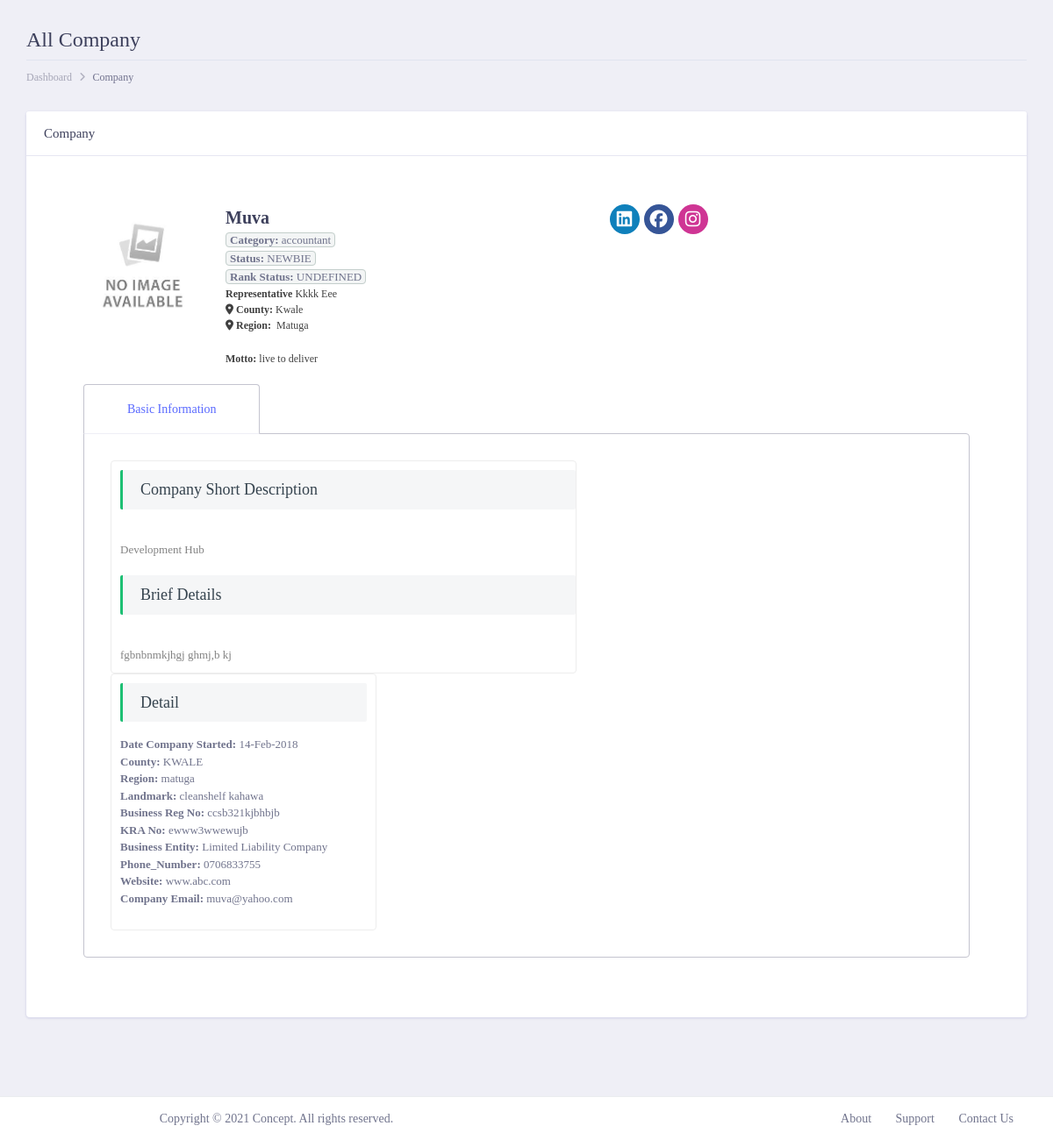
/lmladmin/companydetails/15/ (signed in), run on the app's committed database.
### lmlappadmin/models.py (models this page shows, shortened)
class Company(get_user_model()):
    logo = models.ImageField(max_length=200, upload_to='employerlogo', default='noimage.jpg', null=True, blank=True)
    regpayment = models.ForeignKey(CompanyRegistrationPayment, on_delete=models.SET_NULL, null=True)
    category = models.ForeignKey(Category, on_delete=models.SET_NULL, null=True)
    company_name = models.CharField(max_length=200, null=False, blank=False)
    phone_number = models.CharField(max_length=200, null=False, blank=False, default='0700000000')
    county = models.ForeignKey(County, on_delete=models.SET_NULL, null=True)
    region = models.ForeignKey(Region, on_delete=models.SET_NULL, null=True)
    landmark = models.CharField(max_length=100, null=False, blank=False)
    company_motto = models.CharField(max_length=100, null=False, blank=False)
    brief_details = models.TextField()
    bizness_entity_type = models.CharField(max_length=100, null=False, blank=False)
    date_created = models.DateField(default=datetime.datetime.now, null=False, blank=False)
    description = models.TextField()
    website = models.CharField(max_length=100, null=True, blank=True)
    company_email = models.CharField(max_length=100, null=False, blank=False)
    kra_number = models.CharField(max_length=100, null=False, blank=False)
    alphanumeric = RegexValidator(r'^[0-9a-zA-Z]*$', 'Only alphanumeric characters are allowed.')
    bussiness_reg_no = models.CharField(max_length=100, null=True, blank=True, unique=True, validators=[alphanumeric])
    created_at = models.DateTimeField(auto_now_add=True)
    updated_at = models.DateTimeField(auto_now=True)
    COMPANY_STATUS = {
        ('NEWBIE', 'Newbie'),
        ('REGISTERED_CONFIRMED', 'Registerd_confirmed'),
        ('DEACTIVATED', 'Deactivated'),
    }
    status = models.CharField(choices=COMPANY_STATUS, default='NEWBIE', max_length=200, null=False, blank=False)
    RANK_STATUS = {
        ('UNDEFINED', 'Undefined'),
        ('BASIC', 'Basic'),
        ('PREMIUM', 'Premium'),
        ('ULTIMATE', 'Ultimate'),
        ('PRO_BASIC', 'Pro_basic'),
        ('PRO_ULTIMATE', 'Pro_ultimate'),
        ('PLATINUM', 'Platinum'),
    }
    rank_status = models.CharField(choices=RANK_STATUS, default='UNDEFINED', max_length=200, null=False, blank=False)
    class Meta:
        verbose_name = 'Employer'
        verbose_name_plural = 'Employers'

class Category(models.Model):
    category = models.CharField(max_length=200, null=False, blank=False)
    c_parent = models.ForeignKey('Category', related_name='job_category', on_delete=models.CASCADE, max_length=200,
                                 null=True, blank=True)
    created_at = models.DateTimeField(auto_now_add=True)
    updated_at = models.DateTimeField(auto_now=True)

class County(models.Model):
    county_number = models.IntegerField(null=False, blank=False)
    county = models.CharField(max_length=200, null=False, blank=False)
    created_at = models.DateTimeField(auto_now_add=True)
    updated_at = models.DateTimeField(auto_now=True)

class Region(models.Model):
    county_number = models.IntegerField(null=False, blank=False)
    region = models.CharField(max_length=200, null=False, blank=False)
    ward = models.CharField(max_length=200, null=False, blank=False)
    created_at = models.DateTimeField(auto_now_add=True)
    updated_at = models.DateTimeField(auto_now=True)

### lmlappadmin/views.py (the view)
# urls.py: path('companydetails/<int:company_id>/',views.companydetails, name='companydetails'),
@login_required()
def companydetails(request, company_id):
    company = Company.objects.filter(id=company_id).first()
    social = CompanySocialAccount.objects.filter(company=company).first()
    print(social)
    context = {
        'title': 'Companies',
        'company': company,
        'social': social,
    }
    return render(request, 'company/companydetails.html', context)

### lmlapp/templatetags/call_methods.py (called while the page is built)
@register.filter(name='contactushome')
def comments(request):
    contactushome = ContactUsHome.objects.filter(status="UNREAD").order_by("-created_at")
    if contactushome is not None:
        return contactushome
    return False

@register.filter(name='contactushomecount')
def commentscount(request):
    contactushomecount = ContactUsHome.objects.count()
    if contactushomecount > 0:
        return contactushomecount
    return False

### lmlappadmin/models.py (called while the page is built)
    def __str__(self):
        return '%s %s %s' % (self.facebook, self.googlr_plus, self.twitter)

### lmlappadmin/templates/company/companydetails.html (shortened to what this page needs)
{% extends 'admin/layout.html' %}
{% load static %}
{% block links %}
       <link rel="stylesheet" href="{% static 'assets/libs/css/userprofile.css' %}">
{% endblock links %}
{% block content %}
       <div class="dashboard-wrapper ml-0">
            <div class="container-fluid  dashboard-content">
                <div class="row">
                    <div class="col-xl-12 col-lg-12 col-md-12 col-sm-12 col-12">
                        <div class="page-header">
                            <h2 class="pageheader-title">All Company</h2>
                            <div class="page-breadcrumb">
                                <nav aria-label="breadcrumb">
                                    <ol class="breadcrumb">
                                        <li class="breadcrumb-item"><a href="{% url 'LMLAdmin:home' %}" class="breadcrumb-link">Dashboard</a></li>
                                        <li class="breadcrumb-item active" aria-current="page">Company</li>
                                    </ol>
                                </nav>
                            </div>
                        </div>
                    </div>
                </div>
                <div class="row">
                    <div class="col-xl-12 col-lg-12 col-md-12 col-sm-12 col-12">
                            <div class="card">
                                <h5 class="card-header">Company</h5>
                                <div class="card-body">
                                    <div class="container-fluid">
                                        <div class="col-12">
                                            <div class="col-sm-12">
                                                <div class="user-detail" style="display: flex !important;">
                                                    <div class="user-image">
                                                        <img src="{{ company.logo.url }}">
                                                    </div>
                                                    <div class="user-data">
                                                        <h2>{{ company.company_name }}</h2>
                                                        <span class="post-label"><strong>Category:</strong> {{ company.category.category }}</span><br>
                                                        <span class="post-label"><strong>Status:</strong> {{ company.status }}</span><br>
                                                        <span class="post-label"><strong>Rank Status:</strong> {{ company.rank_status }}</span>
                                                        <p> <strong>Representative </strong> {{ company.first_name|title }} {{ company.last_name|title }} <br>
                                                            <i class="fa fa-map-marker" aria-hidden="true"></i> <strong>County:</strong> {{company.county.county|title}} <br>
                                                            <i class="fa fa-map-marker" aria-hidden="true"></i> <strong>Region:</strong>  {{company.region.region|title}}
                                                        </p>
                                                        <p><strong>Motto: </strong> {{ company.company_motto }}</p>
                                                    </div>
                                                    <div class="social-icons">
                                                            {% if social.linkedin %}
                                                                <a data-toggle="tooltip" data-placement="top" title="Link: {{social.linkedin}}" href="{{social.linkedin}}">
                                                                    <i style="margin-right: 5px; font-size: 20px;" class="fab fa-linkedin"></i></a>
                                                            {% endif %}
                                                            {% if social.facebook %}
                                                                <a data-toggle="tooltip" data-placement="top" title="Link: {{social.facebook }}" href="{{ social.facebook }}">
                                                                    <i style="margin-right: 5px; font-size: 20px;" class="fab fa-facebook"></i></a>
                                                            {% endif %}
                                                            {% if social.instagram %}
                                                                <a data-toggle="tooltip" data-placement="top" title="Link: {{social.instagram }}" href="{{ social.instagram }}">
                                                                    <i style="margin-right: 5px; font-size: 20px;" class="fab fa-instagram"></i></a>
                                                            {% endif %}
                                                            {% if social.twitter %}
                                                                <a data-toggle="tooltip" data-placement="top" title="Link: {{social.twitter }}" href="{{ social.twitter }}">
                                                                    <i style="margin-right: 5px; font-size: 20px;" class="fab fa-twitter-square"></i></a>
                                                            {% endif %}
                                                    </div>
                                                </div>
                                            </div>
                                            <div class="col-xl-12 col-lg-12 col-md-12 col-sm-12 col-12 mb-5">
                                                <div class="tab-outline">
                                                    <ul class="nav nav-tabs" id="myTab2" role="tablist">
                                                        <li class="nav-item">
                                                            <a class="nav-link active" id="tab-outline-one" data-toggle="tab" href="#outline-one" role="tab" aria-controls="home" aria-selected="true">Basic Information</a>
                                                        </li>
                                                    </ul>
                                                    <div class="tab-content" id="myTabContent2">
                                                        <div class="tab-pane fade show active" id="outline-one" role="tabpanel" aria-labelledby="tab-outline-one" style="display: flex; flex-direction: column">
                                                            <div class="bio-box">
                                                                <div class="heading">
                                                                    <h4 class="detail-title">Company Short Description
                                                                    </h4>
                                                                </div>
                                                                <div class="desc">
                                                                   {{ company.description }}
                                                                </div>
                                                                <div class="heading">
                                                                    <h4 class="detail-title">Brief Details
                                                                    </h4>
                                                                </div>
                                                                <div class="desc">
                                                                   {{ company.brief_details|safe|escape }}
                                                                </div>
                                                            </div>
                                                            <div class="detail-box">
                                                                <h4 class="detail-title">Detail</h4>
                                                                <ul class="ul-first">
                                                                    <li><strong>Date Company Started: </strong> {{ company.date_created|date:'d-M-Y' }}</li>
                                                                    <li><strong>County: </strong> {{ company.county.county }}</li>
                                                                    <li><strong>Region: </strong> {{ company.region.region }}</li>
                                                                    <li><strong>Landmark: </strong> {{ company.landmark }}</li>
                                                                    <li><strong>Business Reg No: </strong> {{ company.bussiness_reg_no }}</li>
                                                                    <li><strong>KRA No: </strong> {{ company.kra_number }}</li>
                                                                    <li><strong>Business Entity: </strong> {{ company.bizness_entity_type }}</li>
                                                                    <li><strong>Phone_Number: </strong> {{ company.phone_number }}</li>
                                                                    <li><strong>Website: </strong> {{ company.website }}</li>
                                                                    <li><strong>Company Email: </strong> {{ company.company_email }}</li>
                                                                </ul>
                                                            </div>
                                                        </div>
                                                    </div>
                                                </div>
                                            </div>
                                        </div>
                                    </div>
                                </div>
                            </div>
                        </div>
                </div>
            </div>
        </div>
{% endblock content %}

### static/assets/libs/css/userprofile.css (style rules this page uses)
.user-detail { position: relative; width: 100%; margin: 0 auto; height: 100%; }
.user-image { position: relative; width: 135px; height: 135px; }
.user-image img { width: 100%; height: 100%; border-radius: 50%; margin-top: 35px; object-fit: cover; }
.user-data { width: 46%; padding-left: 27px; margin-bottom: 20px; }
.user-data h2 { margin-bottom: 0px; margin-top: 35px; font-size: 20px; font-weight: 600; }
.user-data .post-label { font-size: 13px; border: 1px solid #C3CECB; padding: 0px 4px; border-radius: 4px; background: #F3F5F5; margin-right: 5px; }
.user-data p { font-size: 12px; color: #404040; }
.social-icons { width: 25%; text-align: right; display: flex; }
.social-icons i { margin-top: 35px; margin-bottom: 15px; color: #fff; padding: 17px; border-radius: 50%; font-size: 11px; margin-right: 2px; height: 14px; width: 14px; display: flex; justify-content: center; align-items: center; }
.social-icons .fa-facebook { background-color: #365597; }
.social-icons .fa-linkedin { background-color: #0F80BB; }
.social-icons .fa-instagram { background-color: #CF3594; }
.tab-content { padding: 15px 5px; }
.bio-box { width: 56%; border:1px solid #ededed; border-radius: 4px; }
.detail-box { width: 32%; border:1px solid #ededed; padding: 13px; border-radius: 4px; }
.bio-box .heading { padding: 10px 0px 10px 10px; }
.bio-box .desc { padding: 10px 10px 10px 10px; text-align: justify; color: #838383; font-size: 13px; }
.detail-box { padding: 10px; font-size: 13px; }
.detail-box .ul-first { padding: 0px; list-style: none; }
.detail-title { font-size: 18px; background: #f5f6f7; padding: 8px 20px; margin-bottom: 16px; line-height: 1.6; border-radius: 2px; color: #35434e; border-left: 3px solid #1DBF73; }

### data on the page
Company: logo (placeholder picture), company_name "Muva", category.category "accountant", status "NEWBIE", rank_status "UNDEFINED", county.county "Kwale", region.region "Matuga", company_motto "live to deliver", description "Development Hub", brief_details "fgbnbnmkjhgj ghmj,b kj", date_created "14-Feb-2018", county.county "KWALE", region.region "matuga", landmark "cleanshelf kahawa", bussiness_reg_no "ccsb321kjbhbjb", kra_number "ewww3wwewujb", bizness_entity_type "Limited Liability Company", phone_number "0706833755", website "www.abc.com", company_email "muva@yahoo.com"

### other printed values
{{ company.first_name|title }} "Kkkk"
{{ company.last_name|title }} "Eee"
